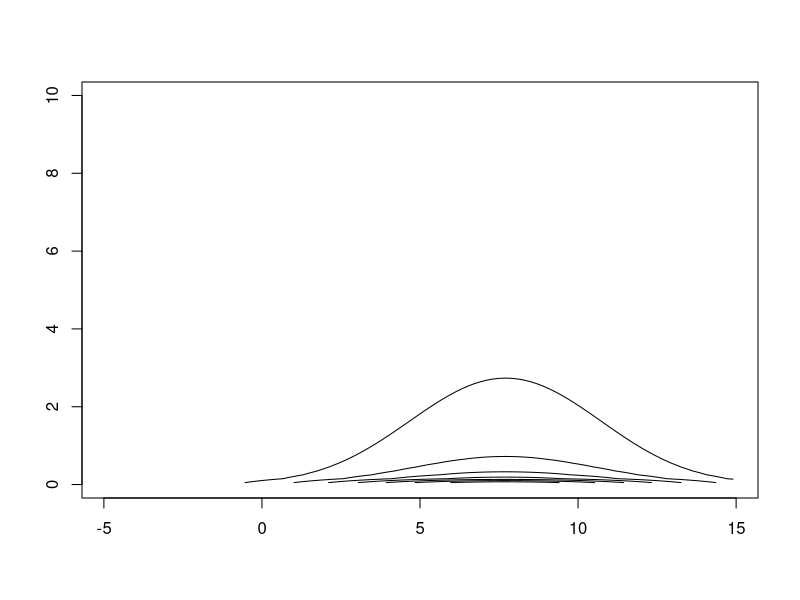

Recreate this plot in R.
data <- read.table("../SAT.dat",header = TRUE)

logpost.mutau <- function(mu, tau, y=data$esteffect, sig=data$seeffect){
	logprior <- -log(tau)/2
	loglike  <- sum(log(dnorm(y, mean=mu, sd=sqrt(sig^2 + tau))))
	logpost <- logprior + loglike
	return(logpost)
}

mugrid <- ppoints(100)*20-5
taugrid <- ppoints(100)*10 #per the hint

logpost <- matrix(NA,100,100)
for (i in 1:100){ 
  for (j in 1:100){
    logpost[i,j] <- logpost.mutau(mugrid[i],taugrid[j])
  }
}

post <- exp(logpost-max(logpost))
post <- post/sum(post)

contour(mugrid,taugrid,post, drawlabels=FALSE)
